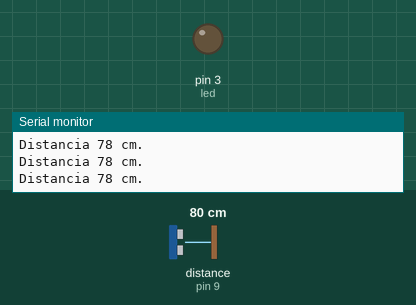
Recording of a sketch running on a simulated Arduino Uno, built with avr-gcc and run on an emulated ATmega328P. On the bench: output pins drawn as LEDs (lit = HIGH), the last lines printed to the serial monitor. Wiring (inferred from the names in the program): ultrasonic range finder: trigger pin 10; echo pin 9. Inputs (shaded band) come from the test bench; at power-on: distance to the obstacle (sensor on pin 9) 80 cm. The echo pulse lasts 58.3 µs per cm; pins used as bus, display or sensor lines are not drawn.

Above: at 1.2 s.
1.3 s: distance to the obstacle (sensor on pin 9) set to 35 cm
4.3 s: distance to the obstacle (sensor on pin 9) set to 29 cm
At 5.3 s:
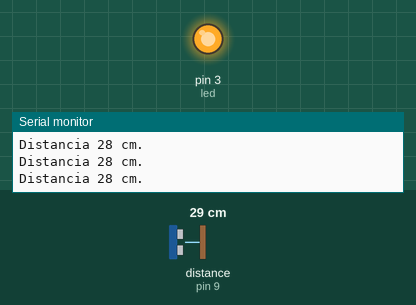
5.8 s: distance to the obstacle (sensor on pin 9) set to 120 cm
At 6.7 s:
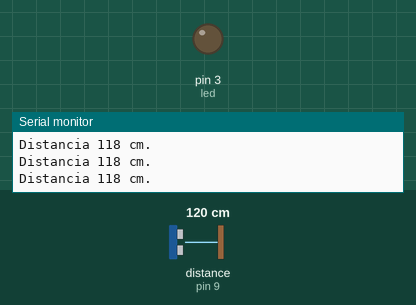
7.3 s: distance to the obstacle (sensor on pin 9) set to 2 cm
At 7.7 s:
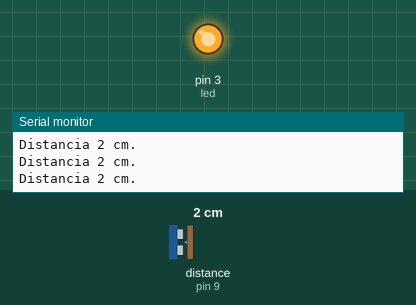
Timing chart, 0 to 9.8 s (numbered marks = the images above; inputs shaded):
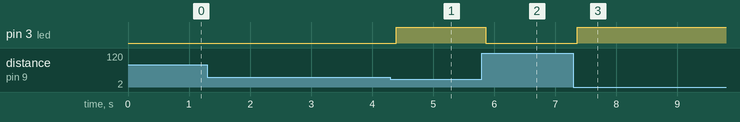

The sketch:

Ej1-determinar_distancia.ino
```cpp
#define trig 10
#define echo 9
#define led 3

void setup()
{
  Serial.begin(9600);
  pinMode(trig, OUTPUT);
  pinMode(echo, INPUT);
  pinMode(led,OUTPUT);
}

void loop()
{
  digitalWrite(trig, HIGH);
  delayMicroseconds(10);
  digitalWrite(trig, LOW);

  int duracion = pulseIn(echo, HIGH);

  // calcula la DISTANCIA
  //int distancia = (duracion / 58.2);
  int distancia = (duracion*0.034/2);
  Serial.print("Distancia ");
  Serial.print(distancia);
  Serial.println(" cm.");
  delay(50);

  // prende y apaga led segun la cercania
  if (distancia <= 30){
    digitalWrite(led, 255);
  }
  else {
    digitalWrite(led, LOW);
  }
}
```

Measured:
- the behaviour switches between 32 and 31 cm on distance to the obstacle (sensor on pin 9) (found by bisection; images 0 and 1)
- after the input at 4.3 s, pin 3 (led): LOW → HIGH after 0.09 s
- after the input at 5.8 s, pin 3 (led): HIGH → LOW after 0.07 s
- after the input at 7.3 s, pin 3 (led): LOW → HIGH after 0.06 s
